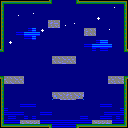

Rendered tile map (Tiled .tmx) drawn with the repository's tilesets; below, a short description and the map source with its tile grids summarised:
An orthogonal 32x32 tile map with 4x4 px tiles, 1 tile layer (Capa de Patrones 1).

<map version="1.0" orientation="orthogonal" renderorder="right-down" width="32" height="32" tilewidth="4" tileheight="4" nextobjectid="1">
 <tileset firstgid="1" name="set1" tilewidth="4" tileheight="4">
  <image source="../tiles/set1.png" width="64" height="64" />
 </tileset>
 <layer name="Capa de Patrones 1" width="32" height="32">
  <data>[1024 cells, 1024 non-empty, 26 distinct tile ids]</data>
 </layer>
</map>
